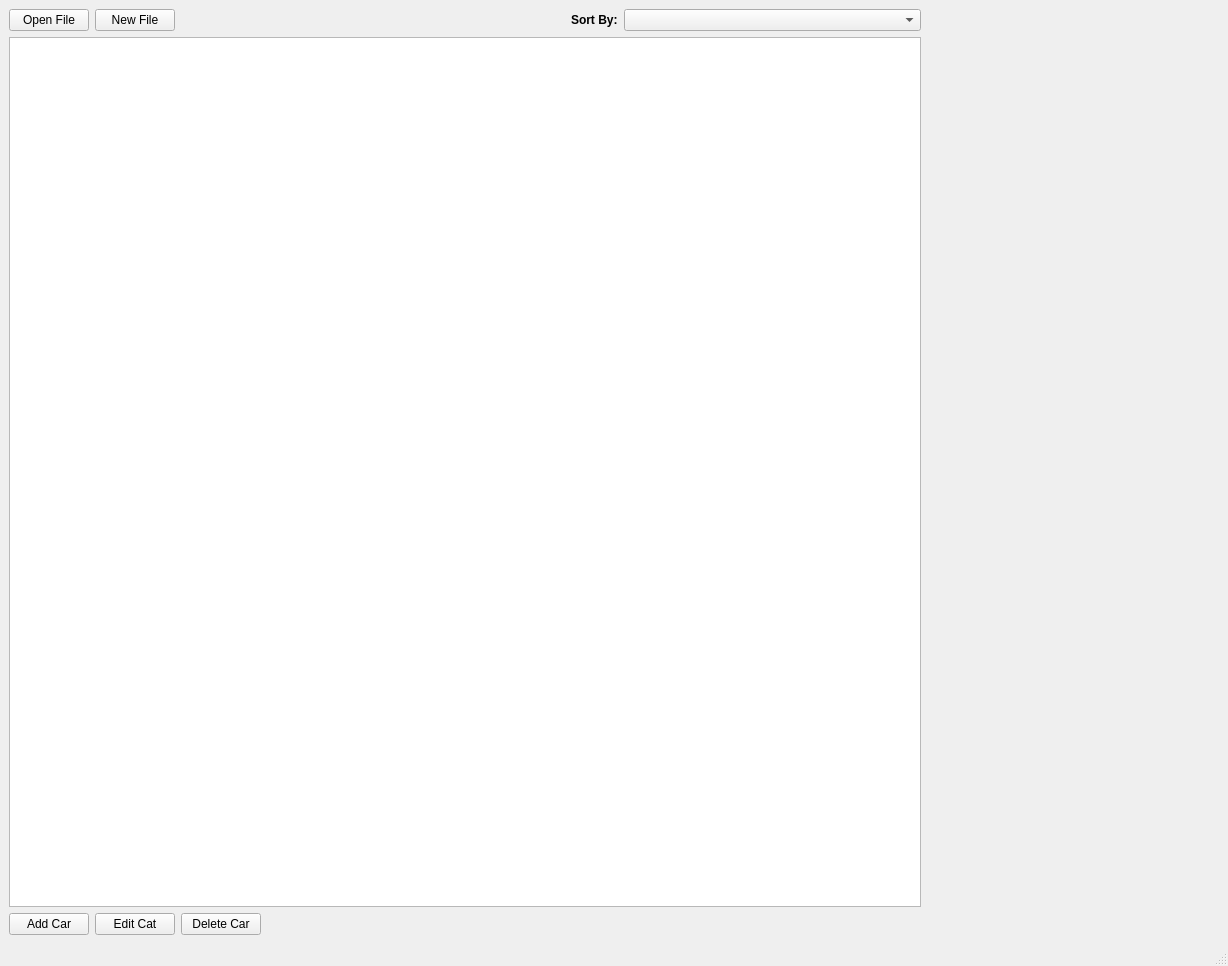
<?xml version="1.0" encoding="UTF-8"?>
<ui version="4.0">
 <class>MainWindow</class>
 <widget class="QMainWindow" name="MainWindow">
  <property name="geometry">
   <rect>
    <x>0</x>
    <y>0</y>
    <width>1228</width>
    <height>966</height>
   </rect>
  </property>
  <property name="windowTitle">
   <string>MainWindow</string>
  </property>
  <widget class="QWidget" name="centralwidget">
   <layout class="QGridLayout" name="gridLayout">
    <item row="2" column="1">
     <widget class="QPushButton" name="editEntry">
      <property name="text">
       <string>Edit Cat</string>
      </property>
      <property name="icon">
       <iconset theme="document-edit"/>
      </property>
     </widget>
    </item>
    <item row="2" column="2">
     <widget class="QPushButton" name="deleteEntry">
      <property name="text">
       <string>Delete Car</string>
      </property>
      <property name="icon">
       <iconset theme="list-remove"/>
      </property>
     </widget>
    </item>
    <item row="1" column="6">
     <layout class="QVBoxLayout" name="filters"/>
    </item>
    <item row="2" column="6">
     <spacer name="horizontalSpacer_2">
      <property name="orientation">
       <enum>Qt::Horizontal</enum>
      </property>
      <property name="sizeHint" stdset="0">
       <size>
        <width>40</width>
        <height>20</height>
       </size>
      </property>
     </spacer>
    </item>
    <item row="2" column="0">
     <widget class="QPushButton" name="addEntry">
      <property name="text">
       <string>Add Car</string>
      </property>
      <property name="icon">
       <iconset theme="list-add"/>
      </property>
     </widget>
    </item>
    <item row="2" column="3">
     <spacer name="horizontalSpacer">
      <property name="orientation">
       <enum>Qt::Horizontal</enum>
      </property>
      <property name="sizeHint" stdset="0">
       <size>
        <width>40</width>
        <height>20</height>
       </size>
      </property>
     </spacer>
    </item>
    <item row="0" column="5">
     <widget class="QComboBox" name="sortSelector"/>
    </item>
    <item row="0" column="0">
     <widget class="QPushButton" name="openFile">
      <property name="text">
       <string>Open File</string>
      </property>
      <property name="icon">
       <iconset theme="document-open"/>
      </property>
     </widget>
    </item>
    <item row="1" column="0" colspan="6">
     <widget class="QTableWidget" name="mainTable">
      <property name="editTriggers">
       <set>QAbstractItemView::NoEditTriggers</set>
      </property>
      <property name="selectionMode">
       <enum>QAbstractItemView::SingleSelection</enum>
      </property>
      <property name="selectionBehavior">
       <enum>QAbstractItemView::SelectRows</enum>
      </property>
     </widget>
    </item>
    <item row="0" column="1">
     <widget class="QPushButton" name="newFile">
      <property name="text">
       <string>New File</string>
      </property>
      <property name="icon">
       <iconset theme="document-new"/>
      </property>
     </widget>
    </item>
    <item row="2" column="5">
     <spacer name="horizontalSpacer_3">
      <property name="orientation">
       <enum>Qt::Horizontal</enum>
      </property>
      <property name="sizeHint" stdset="0">
       <size>
        <width>40</width>
        <height>20</height>
       </size>
      </property>
     </spacer>
    </item>
    <item row="0" column="4">
     <widget class="QLabel" name="label">
      <property name="font">
       <font>
        <weight>75</weight>
        <bold>true</bold>
       </font>
      </property>
      <property name="text">
       <string>Sort By:</string>
      </property>
     </widget>
    </item>
   </layout>
  </widget>
  <widget class="QMenuBar" name="menubar">
   <property name="geometry">
    <rect>
     <x>0</x>
     <y>0</y>
     <width>1228</width>
     <height>22</height>
    </rect>
   </property>
  </widget>
  <widget class="QStatusBar" name="statusbar"/>
 </widget>
 <resources/>
 <connections/>
</ui>
